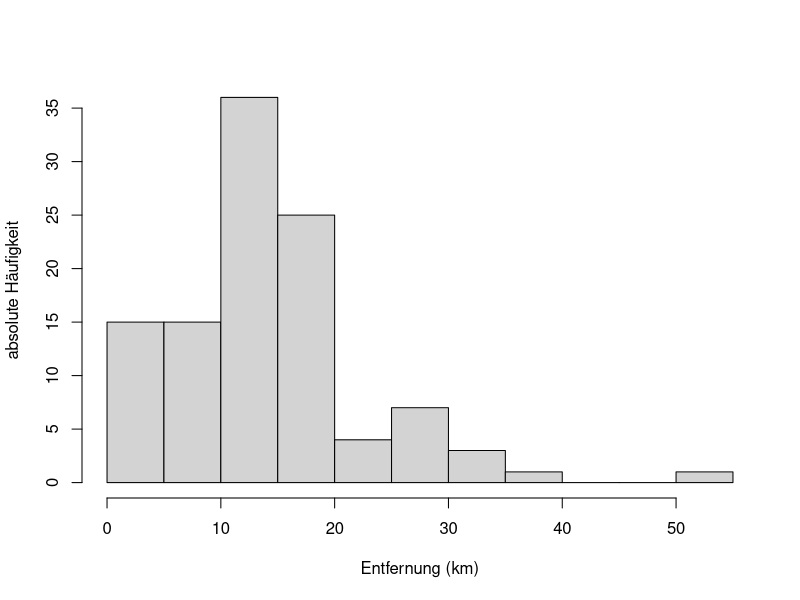
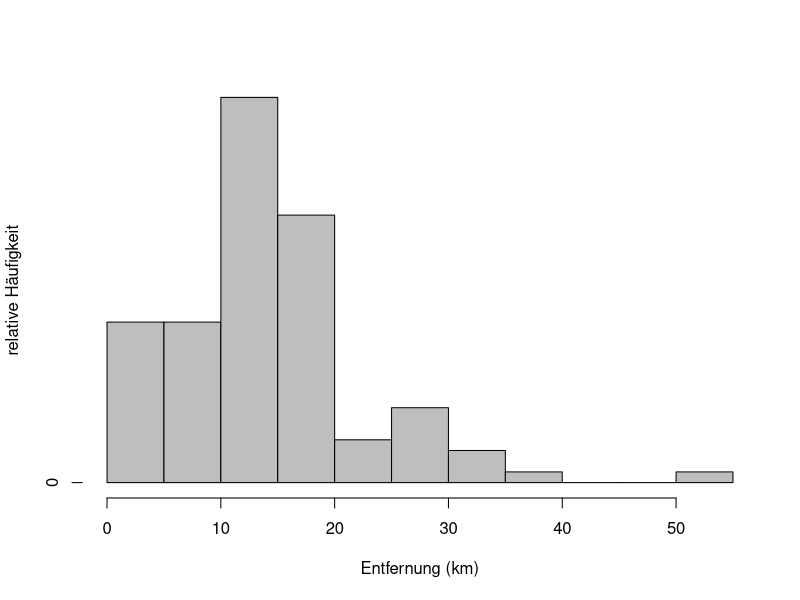
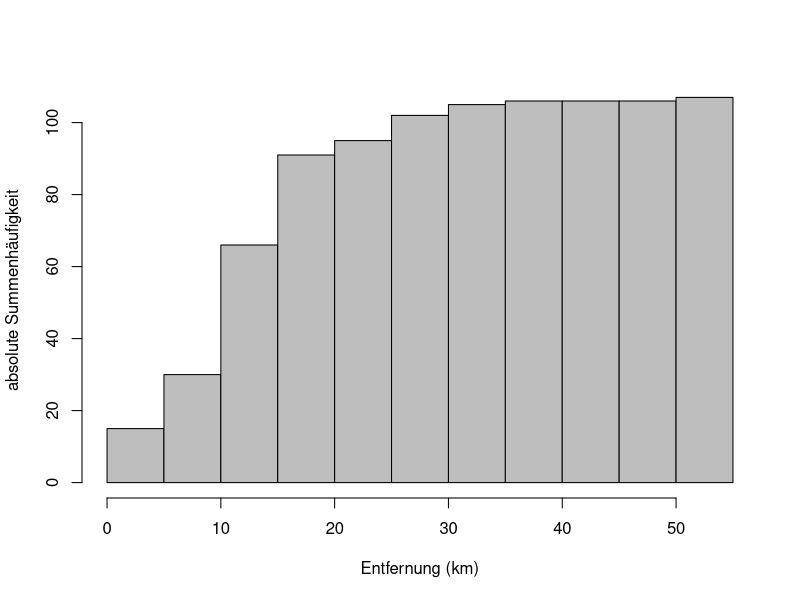
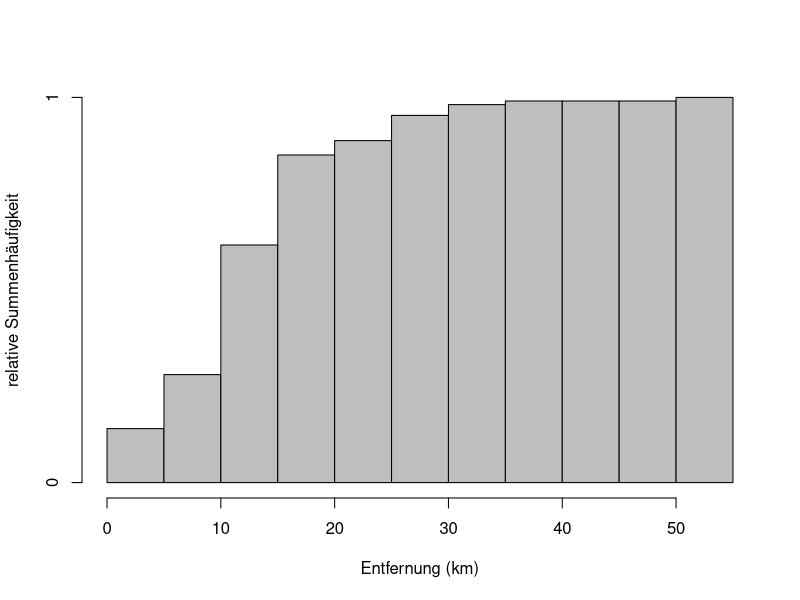
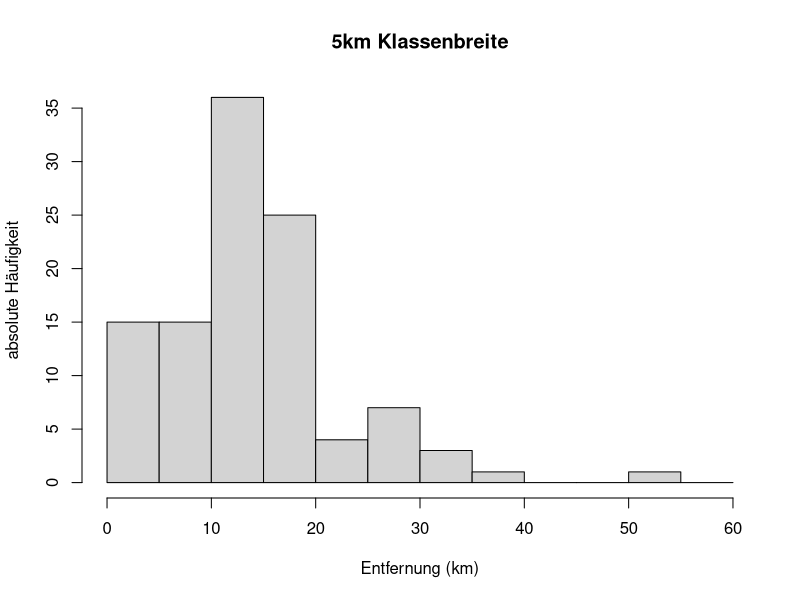
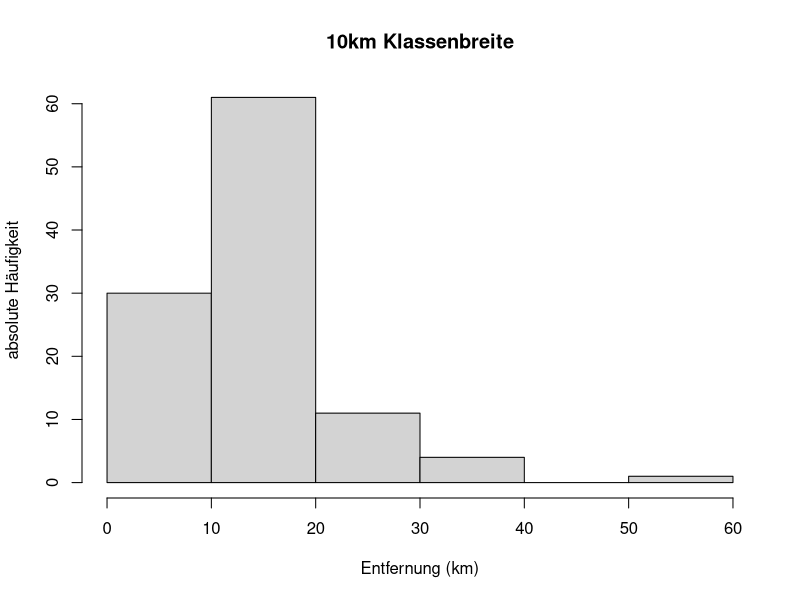
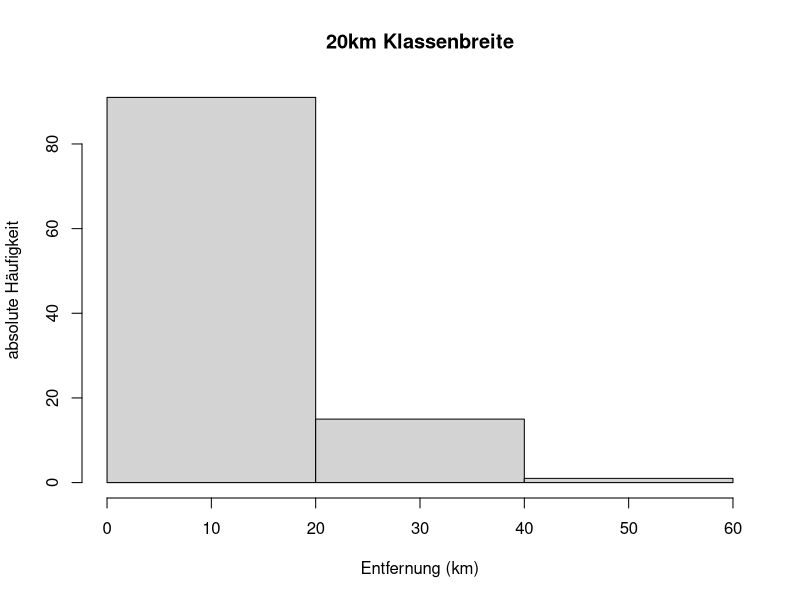
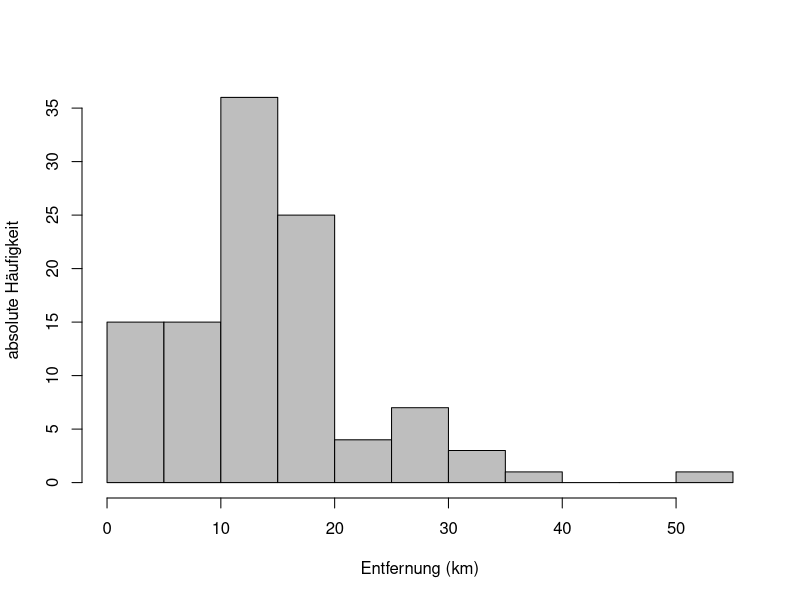

R code for these plots, in order:
## ---- chunk 1
# Paket laden, das für das Einlesen von xlsx gebraucht wird
library("readxl")
# Daten einlesen
reisedat <- read_excel("data/Reisedaten.xlsx", na = "-999")
# in data.frame umwandeln
reisedat <- as.data.frame(reisedat)
# Spalten umbenennen
names(reisedat) <- c('x', 't')
# Ausgabe von dat$x
# dies ist die Variable "Entfernung (Luftlinie) zum Wohnort (m)"
reisedat$x
## ---- chunk 2
# reisedat$x aufsteigend ordnen und ausgeben
sort(reisedat$x)
# Daten in km umrechnen und absolute Häufigkeiten bestimmen
# für Klassen von 0 bis 55km mit Breite 5km
hist(reisedat$x / 1000, breaks = seq(0, 55, 5),
     main = "", xlab = "Entfernung (km)", 
     ylab = "absolute Häufigkeit")
## ---- chunk 3
# Histogramm berechnen ohne Output
h <- hist(reisedat$x / 1000, breaks = seq(0, 55, 5), plot = FALSE)
# absolute in relative Häufigkeiten umrechnen
h$counts <- h$counts / sum(h$counts)
# Histogrammdaten plotten
plot(h, freq = TRUE, col = "gray",
     main = "", xlab = "Entfernung (km)", 
     ylab = "relative Häufigkeit")
## ---- chunk 4
# Histogramm berechnen ohne Output
h <- hist(reisedat$x / 1000, breaks = seq(0, 55, 5), plot = FALSE)
# Häufigkeiten kumuliert aufsummieren
h$counts <- cumsum(h$counts)
# Histogrammdaten plotten
plot(h, freq = TRUE, col = "gray",
     main = "", xlab = "Entfernung (km)", 
     ylab = "absolute Summenhäufigkeit")
# absolute Summenhäufigkeiten in relative umrechnen
h$counts <- h$counts / max(h$counts)
# Histogrammdaten plotten
plot(h, freq = TRUE, col = "gray",
     main = "", xlab = "Entfernung (km)", 
     ylab = "relative Summenhäufigkeit")
## ---- chunk 5
# Klassenbreite 5km
hist(reisedat$x / 1000, breaks = seq(0, 60, 5),
     main = "5km Klassenbreite", 
     xlab = "Entfernung (km)", 
     ylab = "absolute Häufigkeit")
# Klassenbreite 10km
hist(reisedat$x / 1000, breaks = seq(0, 60, 10),
     main = "10km Klassenbreite", 
     xlab = "Entfernung (km)", 
     ylab = "absolute Häufigkeit")
# Klassenbreite 20km
hist(reisedat$x / 1000, breaks = seq(0, 60, 20),
     main = "20km Klassenbreite", 
     xlab = "Entfernung (km)", 
     ylab = "absolute Häufigkeit")
## ---- chunk 6
h <- hist(reisedat$x / 1000, breaks = seq(0, 55, 5), plot = FALSE)
plot(h, freq = TRUE, col = "gray",
     main = "", xlab = "Entfernung (km)", 
     ylab = "absolute Häufigkeit")
# Gib Klassenmitte aus an der Stelle wo die Häufigkeiten gleich dem Maximum sind
h$mids[h$counts == max(h$counts)]
## ---- chunk 7
# berechne arithmetisches Mittel für Variable "Entfernung" (x) in km,
# wobei "NA" Werte ignoriert werden sollen (sonst wäre die Ausgabe ebenfalls "NA")
mean(reisedat$x / 1000, na.rm = TRUE)
## ---- chunk 8
median(reisedat$x / 1000, na.rm = TRUE)
